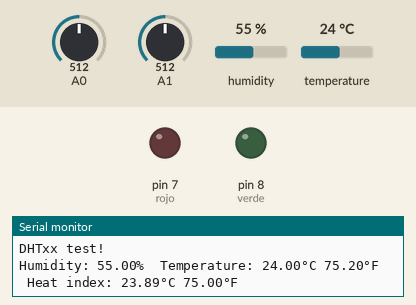
Recording of a sketch running on a simulated Arduino Uno, built with avr-gcc and run on an emulated ATmega328P. On the bench: output pins drawn as LEDs (lit = HIGH), the last lines printed to the serial monitor. Inputs (shaded band) come from the test bench; at power-on: A0 = 512, A1 = 512, humidity 55 %, temperature 24 °C.

Above: at 2.8 s.
2.9 s: A0 set to 716
At 5.5 s:
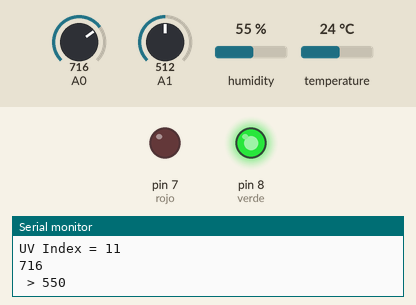
5.8 s: A0 set to 567
9.8 s: A0 set to 531
At 14.1 s:
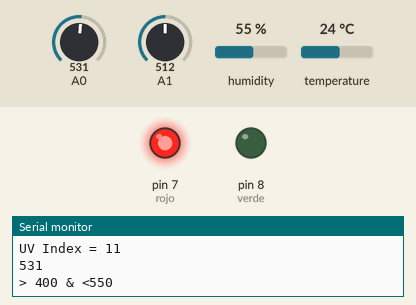
25.8 s: A0 set to 986
At 26.8 s:
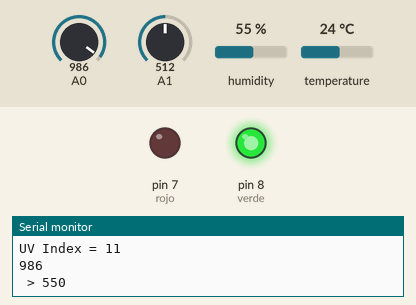
27.4 s: A0 set to 493
At 30.9 s:
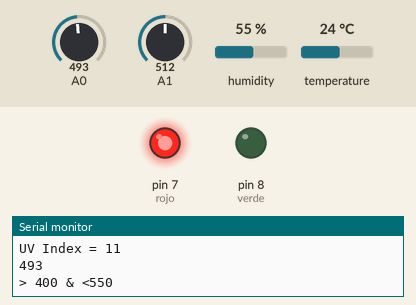
Timing chart, 0 to 32.4 s (numbered marks = the images above; inputs shaded):
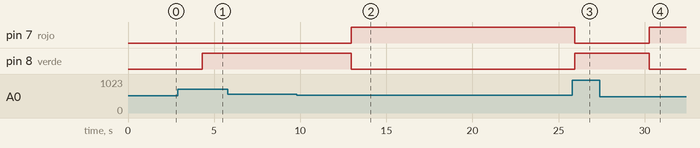

The sketch:

sketch_jun4a.ino
```cpp
#include "DHT.h"

#define DHTPIN 2     // Digital pin connected to the DHT sensor
#define DHTTYPE DHT11   // DHT 11
//#define DHTTYPE DHT22   // DHT 22  (AM2302), AM2321
//#define DHTTYPE DHT21   // DHT 21 (AM2301)
int rojo=7;
int verde=8;

DHT dht(DHTPIN, DHTTYPE);
int sensorValue;
long sum = 0;
int vout = 0;
int uv = 0;

void setup() {
  Serial.begin(9600);
  Serial.println(F("DHTxx test!"));
  pinMode(A1, INPUT);
  dht.begin();
  pinMode(rojo,OUTPUT);
  pinMode(verde,OUTPUT);
}

void loop() {
  // Wait a few seconds between measurements.
  delay(2000);

  // Reading temperature or humidity takes about 250 milliseconds!
  // Sensor readings may also be up to 2 seconds 'old' (its a very slow sensor)
  float h = dht.readHumidity();
  // Read temperature as Celsius (the default)
  float t = dht.readTemperature();
  // Read temperature as Fahrenheit (isFahrenheit = true)
  float f = dht.readTemperature(true);

  // Check if any reads failed and exit early (to try again).
  if (isnan(h) || isnan(t) || isnan(f)) {
    Serial.println(F("Failed to read from DHT sensor!"));
    return;
  }

  // Compute heat index in Fahrenheit (the default)
  float hif = dht.computeHeatIndex(f, h);
  // Compute heat index in Celsius (isFahreheit = false)
  float hic = dht.computeHeatIndex(t, h, false);

  Serial.print(F("Humidity: "));
  Serial.print(h);
  Serial.print(F("%  Temperature: "));
  Serial.print(t);
  Serial.print(F("°C "));
  Serial.print(f);
  Serial.print(F("°F  Heat index: "));
  Serial.print(hic);
  Serial.print(F("°C "));
  Serial.print(hif);
  Serial.println(F("°F"));

   sensorValue = 0;
  sum = 0;
  for (int i = 0 ; i < 1024 ; i++ ) {
    sensorValue = analogRead(A1);
    sum = sensorValue + sum;
    delay(2);
  }
  vout = sum >> 10;
  vout = vout * 4980.0 / 1024;
  Serial.print("The Photocurrent value:");
  Serial.print(vout);
  Serial.println("mV");

  if (vout < 50) {
    uv = 0;
  }
  else if (vout < 227) {
    uv = 1;
  }
  else if (vout < 318) {
    uv = 2;
  }
  else if (vout < 408) {
    uv = 3;
  }
  else if (vout < 503) {
    uv = 4;
  }
  else if (vout < 606) {
    uv = 5;
  }
  else if (vout < 696) {
    uv = 6;
  }
  else if (vout < 795) {
    uv = 7;
  }
  else if (vout < 881) {
    uv = 8;
  }
  else if (vout < 976) {
    uv = 9;
  }
  else if (vout < 1079) {
    uv = 10;
  }
  else {
    uv = 11;
  }
  delay(20);
  Serial.print("UV Index = ");
  Serial.println(uv);

  int val;
  val = analogRead(0);
  Serial.println(val);
  delay(100);
  //Tierra seca = 630
  //Tierra humeda = 503
  //Tierra Mojada = 360

if(val < 400){
    digitalWrite(rojo, HIGH);
    digitalWrite(verde,LOW);
    Serial.println(" > 400");}

  if (val > 400 && val < 550) {
    digitalWrite(rojo, HIGH);
    digitalWrite(verde,LOW);
    Serial.println("> 400 & <550");}

  if(val > 550){
    digitalWrite(rojo, LOW);
    digitalWrite(verde,HIGH);
    Serial.println(" > 550");}

}
```

Measured:
- the behaviour switches between 550 and 549 on A0 (found by bisection; images 1 and 2)
- after the input at 2.9 s, pin 7 (rojo): stays LOW (without the input it goes to HIGH after 1.4 s); pin 8 (verde): LOW → HIGH after 1.4 s
- after the input at 9.8 s, pin 7 (rojo): LOW → HIGH after 3.2 s; pin 8 (verde): HIGH → LOW after 3.2 s
- after the input at 25.8 s, pin 7 (rojo): HIGH → LOW after 0.15 s; pin 8 (verde): LOW → HIGH after 0.15 s
- after the input at 27.4 s, pin 7 (rojo): LOW → HIGH after 2.9 s; pin 8 (verde): HIGH → LOW after 2.9 s
